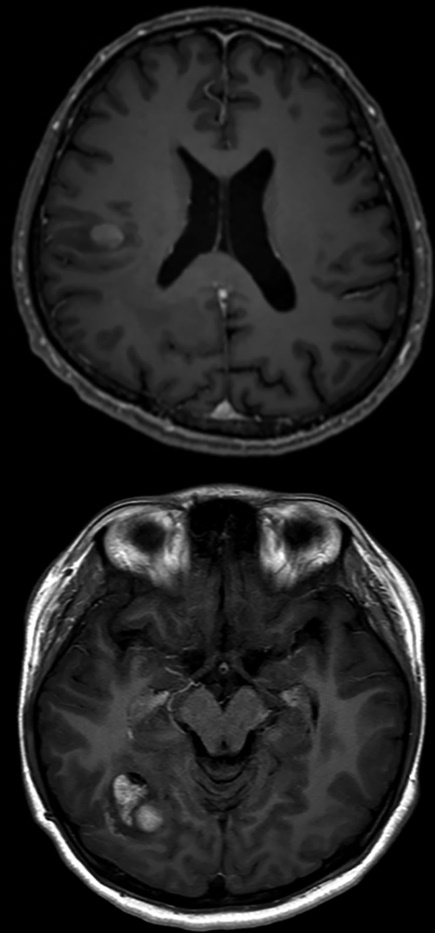
#> input picture ch3-1/CT-brain-image.jpg, 435 x 933 px
$ python 3-7histogram1.py
#> lines starting #> are read from the running program, lines starting #| are printed output that depends on the picture
import cv2
import numpy as np
import matplotlib.pyplot as plt # matplotlib 설치
#matplotlib : 파이썬에서 데이타를 차트나 플롯(Plot)으로 그려주는 라이브러리 패키지로서 가장 많이 사용되는 데이타 시각화(Data Visualization) 패키지

gray = cv2.imread("CT-brain-image.jpg", cv2.IMREAD_GRAYSCALE)
#> gray is the input picture: shape (933, 435); min 0, max 255, mean 35
print(gray.shape)
#| (933, 435)
h_gray=cv2.calcHist([gray],[0],None,[256],[0,256]) # 1바이트 gray의 0번 채널에서 히스토그램 구함
#> h_gray = 256 values, max 105325 at index 0, min 44 at index 208, mean 1585.4
plt.plot(h_gray,'k', linewidth=3)   # linestyle='solid'

gray2 = cv2.subtract(255,gray)  # 반전 이미지
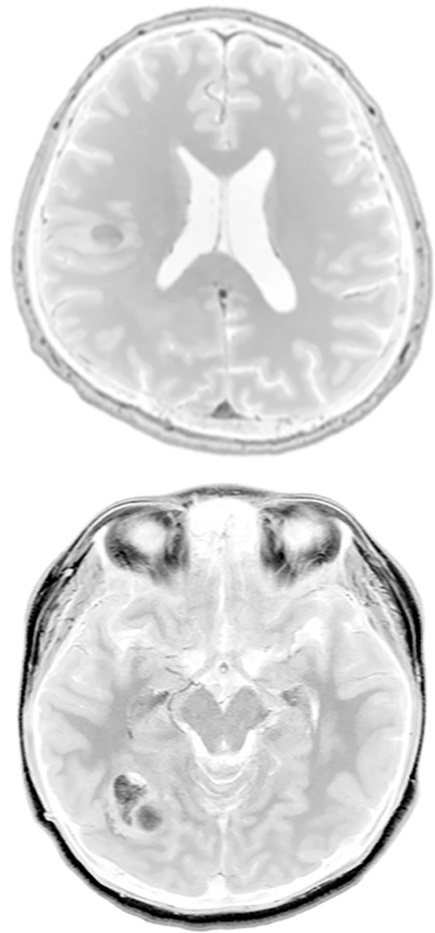
#> gray2: shape (933, 435); min 0, max 255, mean 220
h_gray2=cv2.calcHist([gray2],[0],None,[256],[0,256]) # 1바이트 gray의 0번 채널에서 히스토그램 구함
#> h_gray2 = 256 values, max 105325 at index 255, min 44 at index 47, mean 1585.4
plt.plot(h_gray2,'m', linestyle='dashed', linewidth=3)

img_gray=np.hstack((gray,gray2))
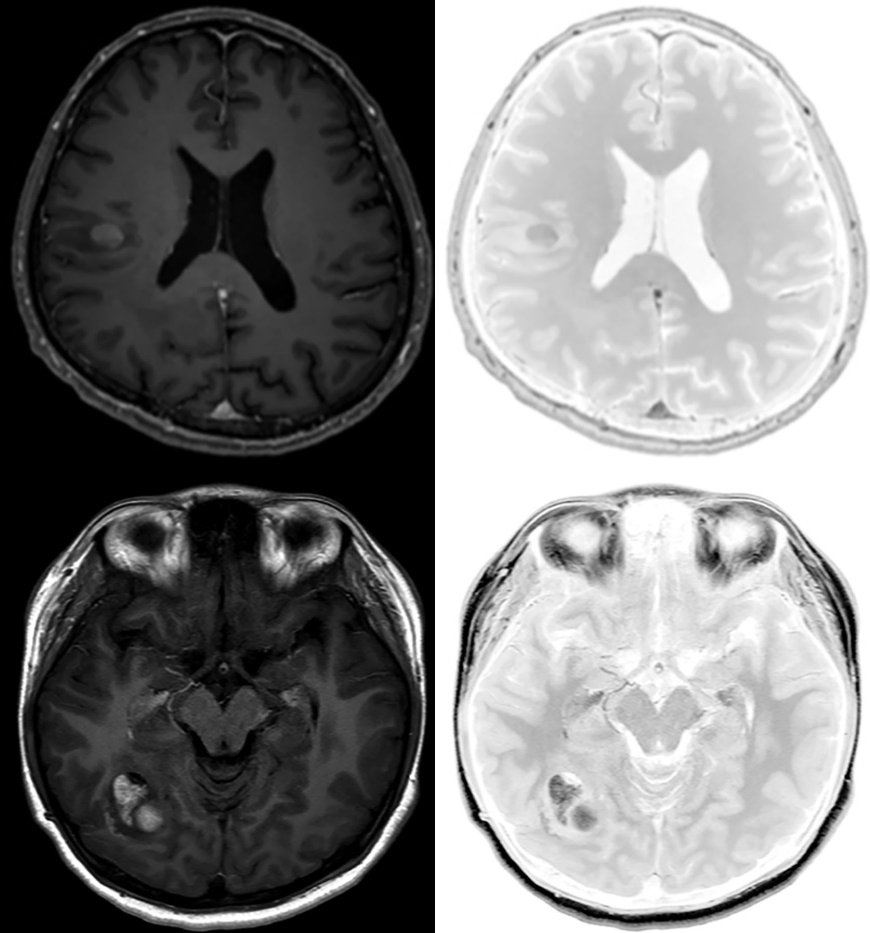
#> img_gray: shape (933, 870); min 0, max 255, mean 127.5
cv2.imshow('Gray image',img_gray)

plt.show()
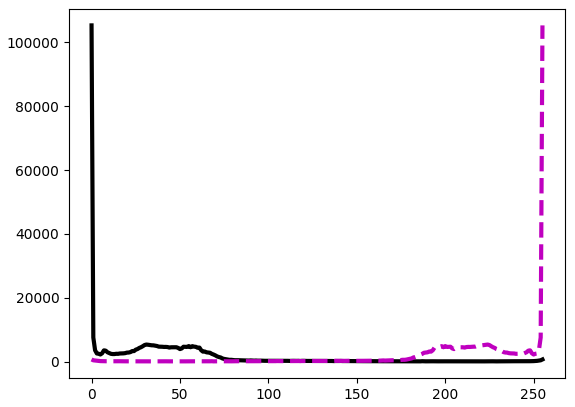
#> figure drawn by matplotlib, 1 panel; curve peaks at x = 0, y = 105325; curve peaks at x = 255, y = 105325

cv2.waitKey()
cv2.destroyAllWindows()
